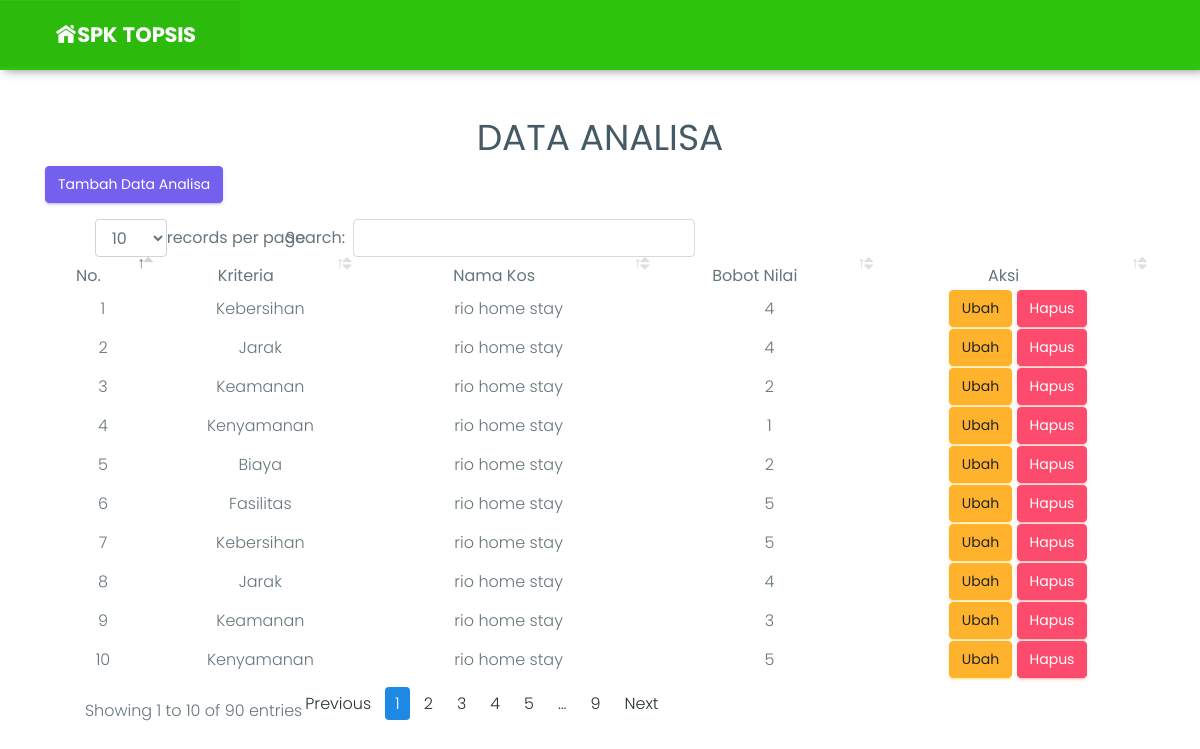
Page /analisa.php (signed in) on the committed database.
### tables this page shows
CREATE TABLE `analisa` (
  `id_analisa` int(11) NOT NULL,
  `id_kriteria` int(11) NOT NULL,
  `id_pemilik` int(11) NOT NULL,
  `nilainya` varchar(11) NOT NULL
);

CREATE TABLE `kriteria` (
  `id_kriteria` int(11) NOT NULL,
  `atribut` varchar(50) NOT NULL,
  `bobot_nilai` varchar(50) NOT NULL,
  `nama_kriteria` varchar(50) NOT NULL
);

CREATE TABLE `pemilik` (
  `id_pemilik` int(11) NOT NULL,
  `user` varchar(50) NOT NULL,
  `nama` varchar(50) NOT NULL,
  `nama_kos` varchar(50) NOT NULL,
  `telepon` varchar(15) NOT NULL,
  `alamat` varchar(100) NOT NULL,
  `foto` varchar(50) NOT NULL,
  `status` varchar(10) NOT NULL
);

### analisa.php (the view, shortened to what this page needs)
<?php
  include "header.php";
?>
    <div class="container">
      <div class="row">
        <div class="col-lg-12 text-center">
          <h1 class="mt-5">DATA ANALISA</h1>
          <p align="left"><a class='btn btn-primary' href="tambahanalisa.php">Tambah Data Analisa</a></p>
          <div class="panel panel-default">
                        <div class="panel-body">
                            <div class="table-responsive">
                                <table id="datatable" class="display" style="width:100%">
                                    <thead>
                                        <tr>
                                            <th>No.</th>
                                            <th>Kriteria</th>
                                            <th>Nama Kos</th>
                                            <th>Bobot Nilai</th>
                                            <th>Aksi</th>
                                        </tr>
                                    </thead>
                                    <tbody>
                                        <?php
                                        $sql=mysql_query("SELECT * FROM kriteria,pemilik,analisa WHERE kriteria.id_kriteria = analisa.id_kriteria AND pemilik.id_pemilik = analisa.id_pemilik
                                            ORDER BY analisa.id_analisa DESC");
                                        $no=1;
                                        while ($row=mysql_fetch_array($sql)){?>
                                          <tr class='td' bgcolor='#FFF'>
                                            <td><?php echo $no;?></td>
                                            <td><?php echo $row['nama_kriteria'];?></td>
                                            <td><?php echo $row['nama_kos'];?></td>
                                            <td><?php echo $row['nilainya'];?></td>
                                        <?php
                                              print("
                                                <td>
                                                <a class='btn btn-warning' href=editanalisa.php?idk=$row[id_analisa]>
                                                Ubah
                                                </a>
                                                <a class='btn btn-danger' href=javascript:KonfirmasiHapus('deleteanalisa.php?idk','$row[id_analisa]')>
                                                Hapus
                                                </a>
                                                </td>
                                              </tr>");
                                              $no++;
                                        ?>
                                        <?php }?>
                                    </tbody>
                                </table>
                            </div>
                        </div>
                    </div>
        </div>
      </div>
    </div>

### rows in the picture
analisa: id_kriteria.nama_kriteria "Kebersihan", id_pemilik.nama_kos "rio home stay", nilainya "4"
analisa: id_kriteria.nama_kriteria "Jarak", id_pemilik.nama_kos "rio home stay", nilainya "4"
analisa: id_kriteria.nama_kriteria "Keamanan", id_pemilik.nama_kos "rio home stay", nilainya "2"
analisa: id_kriteria.nama_kriteria "Kenyamanan", id_pemilik.nama_kos "rio home stay", nilainya "1"
analisa: id_kriteria.nama_kriteria "Biaya", id_pemilik.nama_kos "rio home stay", nilainya "2"
analisa: id_kriteria.nama_kriteria "Fasilitas", id_pemilik.nama_kos "rio home stay", nilainya "5"
analisa: id_kriteria.nama_kriteria "Kebersihan", id_pemilik.nama_kos "rio home stay", nilainya "5"
analisa: id_kriteria.nama_kriteria "Jarak", id_pemilik.nama_kos "rio home stay", nilainya "4"
analisa: id_kriteria.nama_kriteria "Keamanan", id_pemilik.nama_kos "rio home stay", nilainya "3"
analisa: id_kriteria.nama_kriteria "Kenyamanan", id_pemilik.nama_kos "rio home stay", nilainya "5"
